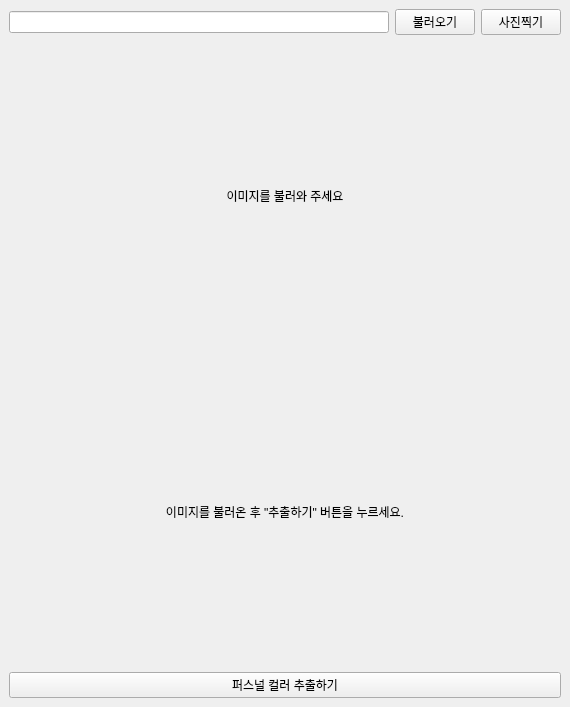
<?xml version="1.0" encoding="UTF-8"?>
<ui version="4.0">
 <class>MainWindow</class>
 <widget class="QMainWindow" name="MainWindow">
  <property name="geometry">
   <rect>
    <x>0</x>
    <y>0</y>
    <width>570</width>
    <height>707</height>
   </rect>
  </property>
  <property name="maximumSize">
   <size>
    <width>16777204</width>
    <height>16777215</height>
   </size>
  </property>
  <property name="windowTitle">
   <string>퍼스널 컬러 찾기</string>
  </property>
  <widget class="QWidget" name="centralwidget">
   <layout class="QHBoxLayout" name="horizontalLayout">
    <item>
     <layout class="QVBoxLayout" name="baseVerticalLayout" stretch="0,1,1,0">
      <item>
       <layout class="QHBoxLayout" name="loadLayout" stretch="0,0,0">
        <property name="spacing">
         <number>-1</number>
        </property>
        <property name="topMargin">
         <number>0</number>
        </property>
        <item>
         <widget class="QLineEdit" name="imagePathLineEdit"/>
        </item>
        <item>
         <widget class="QPushButton" name="loadButton">
          <property name="text">
           <string>불러오기</string>
          </property>
         </widget>
        </item>
        <item>
         <widget class="QPushButton" name="loadImgeFromWebcamButton">
          <property name="text">
           <string>사진찍기</string>
          </property>
         </widget>
        </item>
       </layout>
      </item>
      <item>
       <widget class="QLabel" name="faceImageLabel">
        <property name="text">
         <string>이미지를 불러와 주세요</string>
        </property>
        <property name="alignment">
         <set>Qt::AlignCenter</set>
        </property>
       </widget>
      </item>
      <item>
       <widget class="QLabel" name="personalColorLabel">
        <property name="text">
         <string>이미지를 불러온 후 &quot;추출하기&quot; 버튼을 누르세요.</string>
        </property>
        <property name="alignment">
         <set>Qt::AlignCenter</set>
        </property>
       </widget>
      </item>
      <item>
       <widget class="QPushButton" name="pushButton">
        <property name="text">
         <string>퍼스널 컬러 추출하기</string>
        </property>
       </widget>
      </item>
     </layout>
    </item>
   </layout>
  </widget>
 </widget>
 <resources/>
 <connections/>
</ui>
